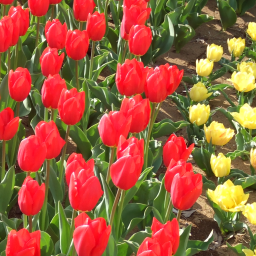
#> input picture Trabalho 2/Exemplos/b01 - Original.bmp, 256 x 256 px
$ python main.py
#> lines starting #> are read from the running program, lines starting #| are printed output that depends on the picture
#===============================================================================
# Trabalho 2
#-------------------------------------------------------------------------------
# Equipe:
# Lucas Ricardo Marques de Souza
# Maria Eduarda Pinho
#===============================================================================

import sys
import timeit
import numpy as np
import cv2

#===============================================================================

INPUT_IMAGE =  r"./Exemplos/b01 - Original.bmp"  #documento-3mp
# Insira apenas valores impares
JANELA_H = 7
JANELA_W = 7
MODE = 3 # 0:INGENUO, 1:SEPRAVEL, 2:INTEGRAL, 3:TODOS
LIMITE = 1.000/255 # Indice que limita a diferenca por pixel no comparador

#===============================================================================

def comparador(img_1,img_2,rows, cols, integral = False):
    sum = 0
    img_compare = np.zeros(img_1.shape)

    if(not integral):
        #desconta as margens
        r = rows-int(JANELA_H/2)*2
        c = cols-int(JANELA_W/2)*2

        # Compara pixel a pixel
        for linha in range(int(JANELA_H/2),r):
            for coluna in range(int(JANELA_W/2),c):
                dif = abs(img_1[linha][coluna][0] - img_2[linha][coluna][0])
                img_compare[linha][coluna][0] = dif
                if(dif <= LIMITE):
                    sum += 1
        sum = sum/(( r - int(JANELA_H/2)) * (c - int(JANELA_W/2)))
        print("\t\tAs imagens sao ", round(sum*100, 2), "% parecidas")

    # Se imagensIntegrais, compara a imagem inteira sem excluir o
    # tamanho das janelas das bordas
    else:
        # Compara pixel a pixel
        for linha in range(rows):
            for coluna in range(cols):
                dif = abs(img_1[linha][coluna][0] - img_2[linha][coluna][0])
                img_compare[linha][coluna][0] = dif
                if(dif <= LIMITE):
                    sum += 1

        sum = sum / (rows * cols)
        print("\t\tAs imagens sao ", round(sum*100, 2), "% parecidas")

    return img_compare

def opencvblur(img):
    # blur (img, largura, altura)
    # borderType seleciona o tipo de tratamento que o opencv vai fazer
    # https://docs.opencv.org/4.5.2/d2/de8/group__core__array.html#gga209f2f4869e304c82d07739337eae7c5afe14c13a4ea8b8e3b3ef399013dbae01
    img_out = cv2.blur(img,(JANELA_W,JANELA_H),borderType=cv2.BORDER_DEFAULT)
    return img_out

def ingenuo(img):

    rows, cols, _ = img.shape
    img_out = np.zeros(img.shape)

    for linha in range(int(JANELA_H/2),rows-int(JANELA_H/2)):
        for coluna in range(int(JANELA_W/2),cols-int(JANELA_W/2)):
            soma = 0
            for y in range(linha-int(JANELA_H/2),linha+int(JANELA_H/2)+1):
                for x in range(coluna-int(JANELA_W/2),coluna+int(JANELA_W/2)+1):
                    soma += img[y][x]

            img_out[linha][coluna] = soma/(JANELA_H*JANELA_W)

    return img_out

def separavel(img):

    rows, cols, channels = img.shape
    img_out = np.zeros(img.shape)
    buffer = np.zeros(img.shape)

    # HORIZONTAL
    # Nao posso ignorar as somas realizadas nas linhas anteriores
    # Portanto, o inicio e no zero.
    for linha in range(rows-int(JANELA_H/2)):
        for coluna in range(int(JANELA_W/2),cols-int(JANELA_W/2)):
            soma = 0
            # iteracao na horizontal
            for x in range(coluna-int(JANELA_W/2),coluna+int(JANELA_W/2)+1):
                soma += img[linha][x]
            buffer[linha][coluna] = soma / JANELA_W

    # VERTICAL
    for linha in range(int(JANELA_H/2),rows-int(JANELA_H/2)):
        for coluna in range(int(JANELA_W/2),cols-int(JANELA_W/2)):
            soma = 0
            # iteracao na vertical
            for y in range(linha-int(JANELA_H/2),linha+int(JANELA_H/2)+1):
                soma += buffer[y][coluna]
            img_out[linha][coluna] = soma / JANELA_H

    return img_out

def createBuffer(rows, cols, img_aux):
    buffer = np.zeros(img_aux.shape)

    ## Percorre na linha, acumulando os valores a esquerda
    for linha in range(rows):
        for coluna in range(cols):
            ## Primeira coluna da imagem copia o valor
            if(linha == 0 ):
                buffer[linha][coluna] = img_aux[linha][coluna]

            # Buffer = Intensidade no pixel + Pixel a esquerda
            buffer[linha][coluna] = img_aux[linha][coluna] + buffer[linha][coluna-1]

    ## Percorre por linha
    ## Acumulando o valor que esta em cima do pixel no buffer
    ## Completa a imagem integral
    for linha in range(1,rows):
        for coluna in range(cols):
            # Buffer = Intensidade no buffer + Valor do buffer em cima
            buffer[linha][coluna] = buffer[linha][coluna] + buffer[linha-1][coluna]

    return buffer

def calculaMedia(linha, coluna, buffer_, rows, cols):
    media = 0

    superior = linha - int(JANELA_H/2) - 1
    if(superior < 0 ):
        superior = -1

    inferior = linha + int(JANELA_H/2)
    if (inferior > rows - 1 ):
        inferior = rows - 1

    esquerda = coluna - int(JANELA_W/2) - 1
    if(esquerda < 0 ):
        esquerda = -1

    direita = coluna + int(JANELA_W/2)
    if (direita > cols - 1 ):
        direita = cols - 1

    # Estabelece os limites da janela
    # Quando nas bordas, a janela e menor
    janela_w = direita - esquerda
    janela_h = inferior - superior

    # Definindo os 4 pontos
    soma = buffer_[inferior][direita]
    if(superior >= 0 ):
        soma = soma - buffer_[superior][direita]
    if(esquerda >= 0 ):
        soma = soma - buffer_[inferior][esquerda]
    if(superior >= 0 and esquerda >= 0 ):
        soma = soma + buffer_[superior][esquerda]

    media = soma / (janela_w * janela_h)

    return media

def integral(img):

    rows, cols, channels = img.shape

    # Imagem integral
    buffer = createBuffer(rows, cols, img)

    img_out = np.zeros(img.shape)

    # Janela deslizante
    for linha in range(rows):
        for coluna in range(cols):
            img_out[linha][coluna] = calculaMedia(linha, coluna, buffer, rows, cols)

    return img_out

def main ():

    # Abre a imagem em escala de cinza.
    img = cv2.imread (INPUT_IMAGE)
#> img is the input picture: shape (256, 256, 3); mean B, G, R 60.6, 93.5, 156
    if img is None:
        print ('Erro abrindo a imagem.\n')
        sys.exit ()

    img = img.astype (np.float32) / 255

    # Calcula filtro com OpenCV
    img_out_opencv = opencvblur(img)

    rows_, cols_, channels = img.shape
#> rows_ = 256; cols_ = 256; channels = 3

    if(MODE == 0  or MODE == 3):
        # INGENUO
        start_time = timeit.default_timer ()
        print("Iniciou ingenuo")
        img_out_ingenuo = ingenuo(img)
#> after the loop in ingenuo, `for linha in range(int(JANELA_H/2),rows-int(JANELA_H/2)):`:
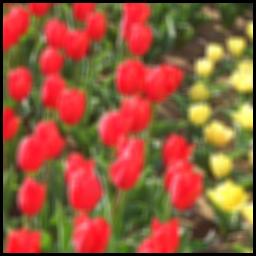
#> img_out: shape (256, 256, 3) float64; mean B, G, R 0.227, 0.349, 0.586
        print ('\tTempo: %f' % (timeit.default_timer () - start_time))
        print("\tcomparador (openCV e ingenuo: ")
        img_comp = comparador(img_out_ingenuo,img_out_opencv,rows_, cols_)
#> after the loop in comparador, `for linha in range(int(JANELA_H/2),r):`:
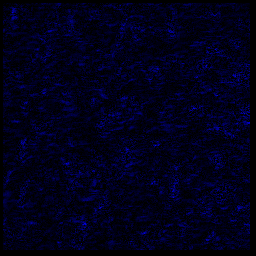
#> img_compare: shape (256, 256, 3) float64; mean B, G, R 2.2e-08, 0, 0; drawn with min black and max white
#> after the loop in comparador, `for linha in range(int(JANELA_H/2),r):`: sum = 61009
#> in comparador, `sum = sum/(( r - int(JANELA_H/2)) * (c - int(JANELA_W/2)))`: sum = 1
#| 		As imagens sao  100.0 % parecidas
        cv2.imwrite ('out_ingenuo.png', img_out_ingenuo*255)
        cv2.imshow ('saida ingenuo',img_out_ingenuo)
        cv2.imshow ('Comparador ingenuo x OpenCV',img_comp)

    if(MODE == 1 or MODE == 3):
        # SEPARAVEL
        start_time = timeit.default_timer ()
        print("Iniciou separavel")
        img_out_separavel = separavel(img)
#> after the loop in separavel, `for linha in range(rows-int(JANELA_H/2)):`:
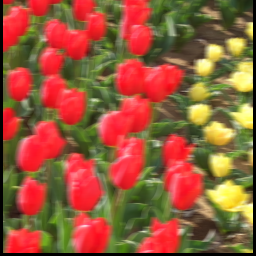
#> buffer: shape (256, 256, 3) float64; mean B, G, R 0.229, 0.352, 0.592
        print ('\tTempo: %f' % (timeit.default_timer () - start_time))
        print("\tcomparador (openCV e sepravel: ")
        img_comp = comparador(img_out_separavel,img_out_opencv,rows_, cols_)
#> call 2 of comparador, with rows = 256, cols = 256, integral = False
#> after the loop in comparador (call 2), `for linha in range(int(JANELA_H/2),r):`:
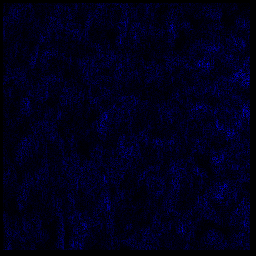
#> img_compare: shape (256, 256, 3) float64; mean B, G, R 6.08e-09, 0, 0; drawn with min black and max white
#> after the loop in comparador (call 2), `for linha in range(int(JANELA_H/2),r):`: sum = 61009
#> in comparador (call 2), `sum = sum/(( r - int(JANELA_H/2)) * (c - int(JANELA_W/2)))`: sum = 1
#| 		As imagens sao  100.0 % parecidas
        cv2.imwrite ('out_separavel.png', img_out_separavel*255)
        cv2.imshow ('saida separavel', img_out_separavel)
        cv2.imshow ('Comparador separavel x OpenCV',img_comp)

    if(MODE == 2 or MODE == 3):
        # INTEGRAL
        start_time = timeit.default_timer ()
        print("Iniciou Integral")
        img_out_integral = integral(img)
#> after the loop in createBuffer, `for linha in range(rows):`:
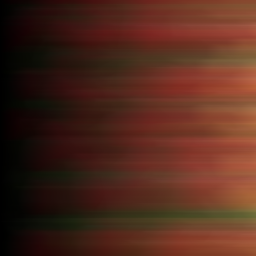
#> buffer: shape (256, 256, 3) float64; mean B, G, R 28.8, 41.6, 80.7
#> after the loop in createBuffer, `for linha in range(1,rows):`:
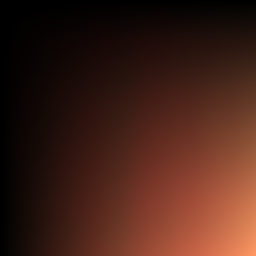
#> buffer: shape (256, 256, 3) float64; mean B, G, R 3712.5, 5260.6, 10514.3; drawn with min black and max white
#> the loop in integral, `for linha in range(rows):` made 256 passes
        print ('\tTempo: %f' % (timeit.default_timer () - start_time))
        print("\tcomparador (openCV e integral): ")
        img_comp = comparador(img_out_integral,img_out_opencv,rows_, cols_,True)
#> call 3 of comparador, with rows = 256, cols = 256, integral = True
#> after the loop in comparador (call 3), `for linha in range(rows):`:
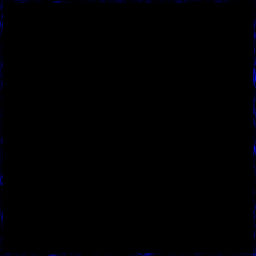
#> img_compare: shape (256, 256, 3) float64; mean B, G, R 0.000185, 0, 0; drawn with min black and max white
#| 		As imagens sao  98.45 % parecidas
        cv2.imwrite ('out_integral.png', img_out_integral*255)
        cv2.imshow ('saida integral',img_out_integral)
        cv2.imshow ('Comparador integral x OpenCV',img_comp)

    # Comparacao com filtro do openCV
    cv2.imwrite ('out_opencv.png', img_out_opencv*255)
    cv2.imshow ('saida opencv',img_out_opencv)

    cv2.waitKey ()
    cv2.destroyAllWindows ()


if __name__ == '__main__':
    main ()
